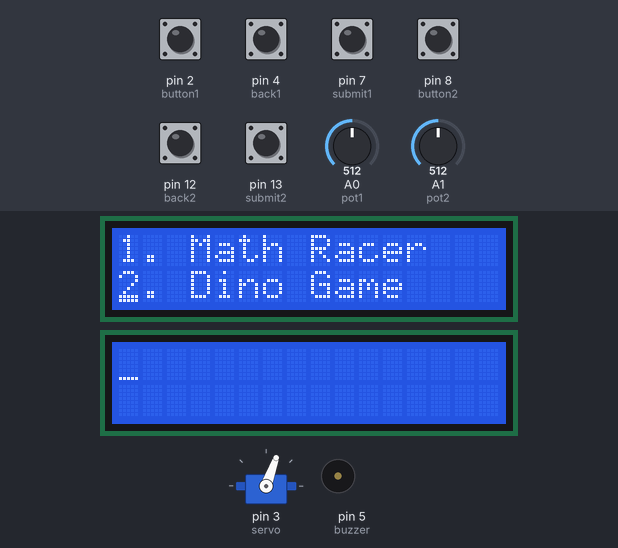
Simulated run of this sketch. Board: Arduino Uno, built with avr-gcc and run on an emulated ATmega328P. Shown: servo, 2 × 16×2 character LCD, buzzer (waves = sounding). The inputs (shaded band) are chosen by the test bench; at power-on: pin 2 (button1), pin 4 (back1), pin 7 (submit1), pin 8 (button2), pin 12 (back2), pin 13 (submit2) HIGH, A0 (pot1) = 512, A1 (pot2) = 512. Random numbers use the default seed unless the sketch sets one.

Above: at 1.3 s.
1.4 s: pin 7 (submit1) pulled LOW for 0.3 s
At 2.7 s:
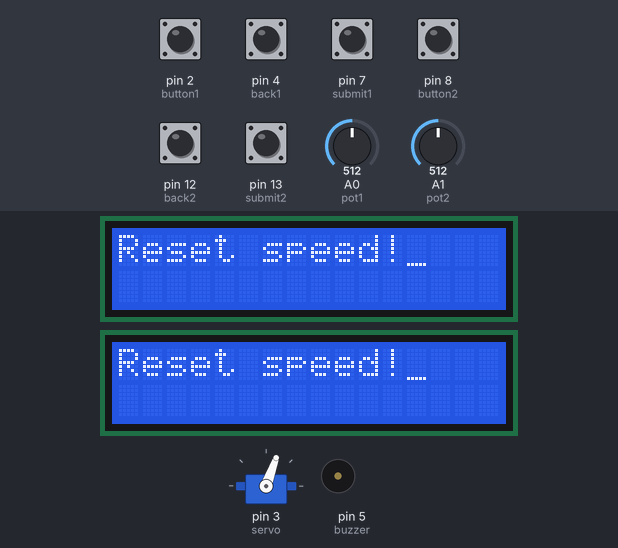
4.7 s: A0 (pot1) set to 900
At 5.77 s:
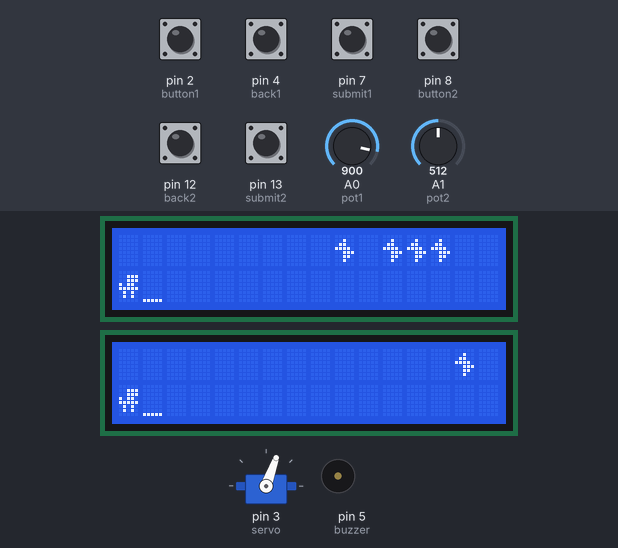
6.6 s: A1 (pot2) set to 1023
At 7.3 s:
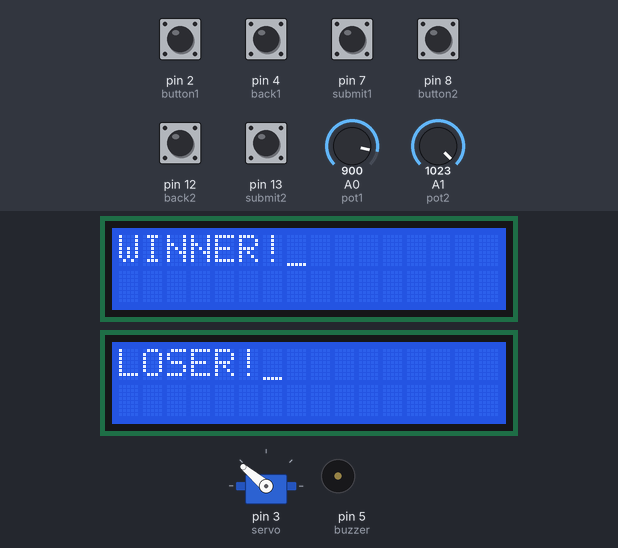
9.6 s: A0 (pot1) set to 511
12.6 s: pin 7 (submit1) pulled LOW for 1 s
At 15.0 s:
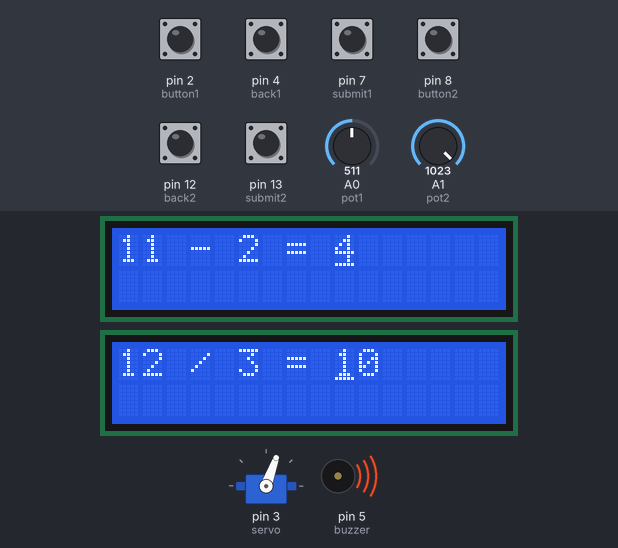
15.3 s: pin 13 (submit2) pulled LOW for 0.3 s
At 16.1 s:
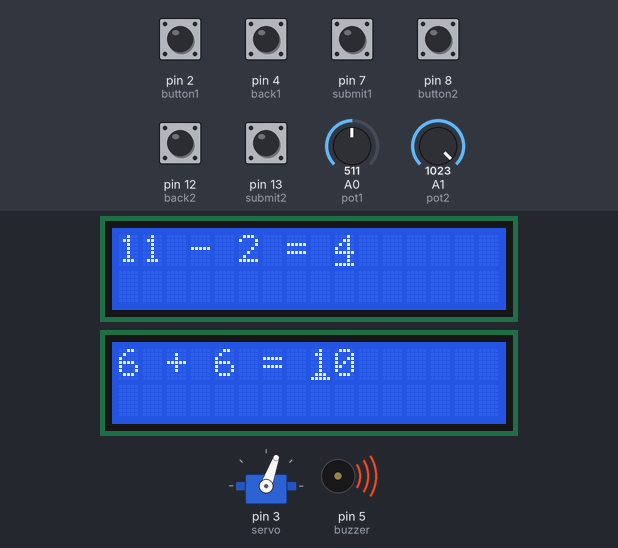
Timing chart, 0 to 18.7 s (numbered marks = the images above; inputs shaded):
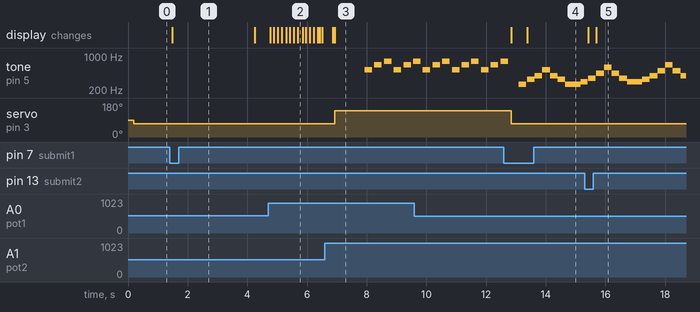

Measured:
- after the input at 1.4 s, the display: changes after 0.09 s (image 1)
- after the input at 15.3 s, the display: first changes after 0.13 s (image 5 shows a later state)
- by itself, tone on pin 5 (buzzer): plays 349 Hz for 0.25 s, 440 Hz for 0.26 s, 587 Hz for 0.26 s, 440 Hz for 0.26 s, 349 Hz for 0.26 s, 294 Hz for 0.51 s … (12 notes in this stretch)

The sketch:

PISEndSemProject.ino
```cpp
#include "MathGame.h"
#include "DinoGame.h"

LiquidCrystal_I2C lcd1(0x27, 16, 2);
LiquidCrystal_I2C lcd2(0x25, 16, 2);

Servo player;

int servo = 3;

int pot1 = A0;
int button1 = 2;
int back1 = 4;
int submit1 = 7;

int pot2 = A1;
int button2 = 8;
int back2 = 12;
int submit2 = 13;

bool flag1 = true;
bool backFlag1 = true;
bool submitFlag1 = true;

bool flag2 = true;
bool backFlag2 = true;
bool submitFlag2 = true;

int buzzer = 5;

bool gameRunning = false;

int game = 0;

bool printed = false;

MathGame mathGame;
DinoGame dinoGame;

byte dino[8] = {
  0b00000,
  0b00111,

  0b00111,
  0b10110,
  0b11111,
  0b01010,
  0b01010,
  0b00000
};

byte
  cacti[8] = {
  0b00100,
  0b00101,
  0b10101,
  0b10101,
  0b10111,

  0b11100,
  0b00100,
  0b00000
};

byte bird[8] = {
  0b00000,

  0b00100,
  0b01100,
  0b11110,
  0b00111,
  0b00110,
  0b00100,

  0b00000
};

void setup() {
  // put your setup code here, to run once:

  Serial.begin(9600);
  pinMode(pot1, INPUT);
  pinMode(button1, INPUT_PULLUP);
  pinMode(back1, INPUT_PULLUP);
  pinMode(submit1, INPUT_PULLUP);

  pinMode(pot2, INPUT);
  pinMode(button2, INPUT_PULLUP);
  pinMode(back2, INPUT_PULLUP);
  pinMode(submit2, INPUT_PULLUP);

  player.attach(servo);

  lcd1.init();
  lcd1.backlight();
  lcd1.cursor();
  lcd1.createChar(0, dino);
  lcd1.createChar(1, cacti);
  lcd1.createChar(2, bird);

  lcd2.init();
  lcd2.backlight();
  lcd2.cursor();
  lcd2.createChar(0, dino);
  lcd2.createChar(1, cacti);
  lcd2.createChar(2, bird);
}

void loop() {
  // put your main code here, to run repeatedly:

  if (!gameRunning) {
    game = 0;

    player.write(70);

    if (!printed) {

      lcd1.clear();
      lcd2.clear();

      lcd1.print("1. Math Racer");
      lcd1.setCursor(0, 1);
      lcd1.print("2. Dino Game");

      printed = true;
    }

    // lcd1.blink();

    int option = map(analogRead(pot1), 0, 1023, 0, 2);
    lcd1.setCursor(0, option);

    int submitVal = digitalRead(submit1);

    if (submitVal == 0) {
      if (submitFlag1) {
        submitFlag1 = false;
        game = option+1;
        gameRunning = true;
        mathGame.reset();
        dinoGame.reset();
      }
    }
    else submitFlag1 = true;

    if (game == 2) {
      lcd1.clear();
      lcd2.clear();

      lcd1.print("Reset speed!");
      lcd2.print("Reset speed!");

      delay(2000);
    }

  }

  else {
    if (game == 1)
      mathGame.runNextIteration(lcd1, lcd2, pot1, button1, back1, submit1, pot2, button2, back2, submit2, flag1, backFlag1, submitFlag1, flag2, backFlag2, submitFlag2, player, gameRunning, buzzer);
    else if (game == 2)
      dinoGame.runNextIteration(lcd1, lcd2, pot1, button1, back1, submit1, pot2, button2, back2, submit2, flag1, backFlag1, submitFlag1, flag2, backFlag2, submitFlag2, player, gameRunning, buzzer);
    printed = false;

    return;
  }

  delay(250);

}
```

DinoGame.cpp
```cpp
#include "DinoGame.h"

bool DinoGame::isCacti(byte val) {
  if (val <= 64) {
    return true;
  }

  return false;
}

bool DinoGame::isBird(byte val) {
  if (val >= 192) {
    return true;
  }

  return false;
}

void DinoGame::playDeath(int &buzzer) {
  for (int thisNote = 0; thisNote < deathLength; thisNote++) {

    // to calculate the note duration, take one second divided by the note type.

    //e.g. quarter note = 1000 / 4, eighth note = 1000/8, etc.

    int noteDuration = 1000 / deathNoteDurations[thisNote];

    tone(buzzer, deathMelody[thisNote], noteDuration);

    // to distinguish the notes, set a minimum time between them.

    // the note's duration + 30% seems to work well:

    int pauseBetweenNotes = noteDuration * 1.30;

    delay(pauseBetweenNotes);

    // stop the tone playing:

    noTone(buzzer);

  }
}

void DinoGame::parseInput(LiquidCrystal_I2C &lcd, LiquidCrystal_I2C &p2, bool &jumped, int &pot, int &button, int &back, int &submit, bool &flag, bool &backFlag, bool &submitFlag, byte state[16], bool &gameRunning, Servo &player, bool left, int &buzzer, int &score) {

  int submitVal = digitalRead(submit);

  lcd.clear();

  if (submitVal == 0) {
    if (submitFlag) {
      submitFlag = false;
      jumped = true;
    }
  } else {
    submitFlag = true;
    jumped = false;
  }

  if (isCacti(state[0])) {
    if (!jumped) {
      gameRunning = false;
    }
  }
  else if (isBird(state[0])) {
    if (jumped) {
      gameRunning = false;
    }
  }

  if (score > threshold) {
    gameRunning = false;
    lcd.clear();
    p2.clear();

    lcd.print("WINNER!");
    p2.print("LOSER!");

    if (left) {
      player.write(140);
    }
    else {
      player.write(0);
    }

    delay(1000);

    return;
  }

  if (!gameRunning) {
    lcd.clear();
    p2.clear();

    lcd.print("LOSER!");
    p2.print("WINNER!");

    if (left) {
      player.write(0);
    }
    else {
      player.write(140);
    }

    delay(1000);

    return;
  }

  // for (int i = 0; i < 16; i++) {
  //   Serial.print(state1[i]);
  //   Serial.print(" ");
  // }
  // Serial.println();

  for (int i = 0; i < 16; i++) {
    if (isCacti(state[i])) {
      lcd.setCursor(i, 1);
      lcd.write(1);
    }
    else if (isBird(state[i])) {
      lcd.setCursor(i, 0);
      lcd.write(2);
    }
  }

  if (jumped) {
    lcd.setCursor(0, 0);
  }
  else {
    lcd.setCursor(0, 1);
  }

  lcd.write(0);

  for (int i = 0; i < 15; i++) {
    state[i] = state[i+1];
  }

  state[15] = random(0, 256);

  if ((isBird(state[14])) && (isCacti(state[15]))) {
    state[15] = 128;
  }
  else if ((isCacti(state[14])) && (isBird(state[15]))) {
    state[15] = 128;
  }
}

void DinoGame::runNextIteration(LiquidCrystal_I2C &lcd1, LiquidCrystal_I2C &lcd2, int &pot1, int &button1, int &back1, int &submit1, int &pot2, int &button2, int &back2, int &submit2, bool &flag1, bool &backFlag1, bool &submitFlag1, bool &flag2, bool &backFlag2, bool &submitFlag2, Servo &player, bool &gameRunning, int &buzzer) {
  if (!gameRunning) {
    playDeath(buzzer);
    return;
  }

  gameSpeed1 = 1000 - map(analogRead(pot1), 0, 1023, 0, 1000);
  gameSpeed2 = 1000 - map(analogRead(pot2), 0, 1023, 0, 1000);

  if (waited1 >= gameSpeed1) {
    score1++;
    parseInput(lcd1, lcd2, jumped1, pot1, button1, back1, submit1, flag1, backFlag1, submitFlag1, state1, gameRunning, player, true, buzzer, score1);
    if (!gameRunning) {
      playDeath(buzzer);
      return;
    }
    waited1 = 0;
  }
  if (waited2 >= gameSpeed2) {
    score2++;
    parseInput(lcd2, lcd1, jumped2, pot2, button2, back2, submit2, flag2, backFlag2, submitFlag2, state2, gameRunning, player, false, buzzer, score2);
    if (!gameRunning) {
      playDeath(buzzer);
      return;
    }
    waited2 = 0;
  }

  int k = abs(min(gameSpeed1 - waited1, gameSpeed2 - waited2));

  delay(k);

  waited1 += k;
  waited2 += k;
}

void DinoGame::reset() {
  jumped1 = false;
  jumped2 = false;

  waited1 = 0;
  waited2 = 0;

  score1 = 0;
  score2 = 0;

  for (int i = 0; i < 16; i++) {
    state1[i] = 128;
    state2[i] = 128;
  }
}
```

DinoGame.h
```cpp
#include <LiquidCrystal_I2C.h>
#include <Servo.h>
#include <Arduino.h>
#include "pitches.h"

class DinoGame {
  private:
    bool jumped1 = false;
    bool jumped2 = false;

    int gameSpeed1;
    int gameSpeed2;

    int waited1 = 0;
    int waited2 = 0;

    byte state1[16] = {128, 128, 128, 128, 128, 128, 128, 128, 128, 128, 128, 128, 128, 128, 128, 128};
    byte state2[16] = {128, 128, 128, 128, 128, 128, 128, 128, 128, 128, 128, 128, 128, 128, 128, 128};

    int score1 = 0;
    int score2 = 0;

    int threshold = 200;

    int deathMelody[15] = {
  NOTE_C5, NOTE_E5, NOTE_G5,
  NOTE_C5, NOTE_E5, NOTE_G5,
  NOTE_C5, NOTE_E5, NOTE_G5,
  NOTE_C5, NOTE_E5, NOTE_G5,
  NOTE_C5, NOTE_E5, NOTE_G5,
};

// note durations: 4 = quarter note, 8 = eighth note, etc.:
int deathNoteDurations[15] = {
  4, 4, 4,
  4, 4, 4,
  4, 4, 4,
  4, 4, 4,
  4, 4, 4,
};

int deathLength = 15;

  public:
    bool isCacti(byte val);
    bool isBird(byte val);
    void parseInput(LiquidCrystal_I2C &lcd, LiquidCrystal_I2C &p2, bool &jumped, int &pot, int &button, int &back, int &submit, bool &flag, bool &backFlag, bool &submitFlag, byte state[16], bool &gameRunning, Servo &player, bool left, int &buzzer, int &score);
    void runNextIteration(LiquidCrystal_I2C &lcd1, LiquidCrystal_I2C &lcd2, int &pot1, int &button1, int &back1, int &submit1, int &pot2, int &button2, int &back2, int &submit2, bool &flag1, bool &backFlag1, bool &submitFlag1, bool &flag2, bool &backFlag2, bool &submitFlag2, Servo &player, bool &gameRunning, int &buzzer);
  void playDeath(int &buzzer);
    void reset();
};
```

MathGame.cpp
```cpp
#include "MathGame.h"

void MathGame::changeCoord(int num, int &coord)
{
  while (num != 0)
  {
    coord++;
    num /= 10;
  }
}

void MathGame::displayProblem(LiquidCrystal_I2C &lcd, int &ans, int &coord, int &minPos)
{
  int r = random(4);
  int num1 = random(1, 11);

  int num2;
  if (r == 1)
  {
    num2 = num1;
    num1 = random(num2+1, 11);
  }
  if (r == 3)
  {
    num2 = num1;
    num1 = num2 * random(1, 11);
  }
  else
  {
    num2 = random(1, 11);
  }

  if (r == 1) {
    if (num1 < num2) {
      int temp = num1;
      num1 = num2;
      num2 = temp;
    }
  }

  lcd.clear();
  coord = 0;

  lcd.setCursor(0, 0);

  lcd.print(num1);
  changeCoord(num1, coord);

  lcd.print(" ");
  changeCoord(1, coord);

  lcd.print(op[r]);
  changeCoord(1, coord);

  lcd.print(" ");
  changeCoord(1, coord);

  lcd.print(num2);
  changeCoord(num2, coord);

  lcd.print(" = ");
  changeCoord(100, coord);

  minPos = coord;

  switch (r)
  {
  case 0:
    ans = num1 + num2;
    break;
  case 1:
    ans = num1 - num2;
    break;
  case 2:
    ans = num1 * num2;
    break;
  case 3:
    ans = num1 / num2;
    break;
  }
}

void MathGame::parseInput(LiquidCrystal_I2C &p1, LiquidCrystal_I2C &p2, int &ans, int &coord, int &minPos, int &pot, int &button, int &back, int &submit, int &input, bool &flag, bool &backFlag, bool &submitFlag, bool &solving, int &correct, Servo &player, bool &gameRunning, bool left, int &buzzer)
{
  if (!solving)
  {
    displayProblem(p1, ans, coord, minPos);
    solving = true;
  }

  int buttonVal = digitalRead(button);
  int backVal = digitalRead(back);
  int submitVal = digitalRead(submit);

  int num = map(analogRead(pot), 0, 1023, 0, 10);

  p1.setCursor(coord, 0);
  p1.print(num);
  p1.setCursor(coord, 0);

  if (backVal == 0)
  {
    if (backFlag)
    {
      if (coord > minPos)
      {
        p1.print(" ");
        coord--;
        p1.setCursor(coord, 0);
        input /= 10;
      }
      backFlag = false;
    }
  }
  else
    backFlag = true;

  if (buttonVal == 0)
  {
    if (flag)
    {
      coord++;
      input *= 10;
      input += num;

      p1.setCursor(coord, 0);

      flag = false;
    }
  }
  else
    flag = true;

  if (submitVal == 0)
  {
    if (submitFlag)
    {
      solving = false;
      input *= 10;
      input += num;
      p1.setCursor(0, 1);
      if (input == ans)
      {
        p1.print("Correct!");
        correct++;
        if (correct > threshold)
        {
          if (left) {
            player.write(140);
          }
          else {
            player.write(0);
          }
          p1.clear();
          p1.print("WINNER!");
          p2.clear();
          p2.print("LOSER!");
          gameRunning = false;
        }
      }
      else
      {
        p1.print("Wrong!");
      }
      input = 0;
      submitFlag = false;
    }
  }
  else
  {
    submitFlag = true;
  }
}

void MathGame::reset() {
  input1 = 0;
  input2 = 0;

  coord1 = 0;
  coord2 = 0;

  correct1 = 0;
  correct2 = 0;
  solving1 = false, solving2 = false;
}

void MathGame::playDeath(int &buzzer) {
  for (int thisNote = 0; thisNote < deathLength; thisNote++) {

    // to calculate the note duration, take one second divided by the note type.

    //e.g. quarter note = 1000 / 4, eighth note = 1000/8, etc.

    int noteDuration = 1000 / deathNoteDurations[thisNote];

    tone(buzzer, deathMelody[thisNote], noteDuration);

    // to distinguish the notes, set a minimum time between them.

    // the note's duration + 30% seems to work well:

    int pauseBetweenNotes = noteDuration * 1.30;

    delay(pauseBetweenNotes);

    // stop the tone playing:

    noTone(buzzer);

  }
}

void MathGame::runNextIteration(LiquidCrystal_I2C &lcd1, LiquidCrystal_I2C &lcd2, int &pot1, int &button1, int &back1, int &submit1, int &pot2, int &button2, int &back2, int &submit2, bool &flag1, bool &backFlag1, bool &submitFlag1, bool &flag2, bool &backFlag2, bool &submitFlag2, Servo &player, bool &gameRunning, int &buzzer)
{

  tone(buzzer, melody[(currentPlaying++) % melodyLength], 1000/noteDurations[currentPlaying % melodyLength]);
  delay(1000/noteDurations[(currentPlaying - 1) % melodyLength]);

  parseInput(lcd1, lcd2, ans1, coord1, minPos1, pot1, button1, back1, submit1, input1, flag1, backFlag1, submitFlag1, solving1, correct1, player, gameRunning, true, buzzer);

  if (!gameRunning)
  {
  noTone(buzzer);

    playDeath(buzzer);
    return;
  }
  parseInput(lcd2, lcd1, ans2, coord2, minPos2, pot2, button2, back2, submit2, input2, flag2, backFlag2, submitFlag2, solving2, correct2, player, gameRunning, false, buzzer);

  if (!gameRunning)
  {
  noTone(buzzer);

    playDeath(buzzer);
    return;
  }

  noTone(buzzer);


  // delay(250);
}
```

MathGame.h
```cpp
#include <LiquidCrystal_I2C.h>
#include <Servo.h>
#include <Arduino.h>
#include "pitches.h"

class MathGame {
private:
  int ans1;
  int ans2;

  int input1 = 0;
  int input2 = 0;

  int coord1 = 0;
  int coord2 = 0;

  int minPos1;
  int minPos2;

  int threshold = 5;

  int correct1 = 0;
  int correct2 = 0;
  bool solving1 = false, solving2 = false;

  char op[4] = {'+', '-', 'x', '/'};

 int melodyLength = 29;

 int currentPlaying = 0;


  int melody[29] = {
  NOTE_C4, NOTE_E4, NOTE_G4, NOTE_C5,
  NOTE_G4, NOTE_E4, NOTE_C4,
  NOTE_D4, NOTE_F4, NOTE_A4, NOTE_D5,
  NOTE_A4, NOTE_F4, NOTE_D4,
  NOTE_E4, NOTE_G4, NOTE_B4, NOTE_E5,
  NOTE_B4, NOTE_G4, NOTE_E4,
  NOTE_C4, NOTE_G3, NOTE_G3, NOTE_A3, NOTE_G3, 0, NOTE_B3, NOTE_C4
};

// note durations: 4 = quarter note, 8 = eighth note, etc.:
int noteDurations[29] = {
  4, 4, 4, 4,
  4, 4, 2,
  4, 4, 4, 4,
  4, 4, 2,
  4, 4, 4, 4,
  4, 4, 2,
  4, 8, 8, 4, 4, 4, 4, 4
};

int deathMelody[15] = {
  NOTE_C5, NOTE_E5, NOTE_G5,
  NOTE_C5, NOTE_E5, NOTE_G5,
  NOTE_C5, NOTE_E5, NOTE_G5,
  NOTE_C5, NOTE_E5, NOTE_G5,
  NOTE_C5, NOTE_E5, NOTE_G5,
};

// note durations: 4 = quarter note, 8 = eighth note, etc.:
int deathNoteDurations[15] = {
  4, 4, 4,
  4, 4, 4,
  4, 4, 4,
  4, 4, 4,
  4, 4, 4,
};

int deathLength = 15;

public:
  void changeCoord(int num, int &coord);
  void displayProblem(LiquidCrystal_I2C &lcd, int &ans, int &coord, int &minPos);
  void parseInput(LiquidCrystal_I2C &p1, LiquidCrystal_I2C &p2, int &ans, int &coord, int &minPos, int &pot, int &button, int &back, int &submit, int &input, bool &flag, bool &backFlag, bool &submitFlag, bool &solving, int &correct, Servo &player, bool &gameRunning, bool left, int &buzzer);
  void runNextIteration(LiquidCrystal_I2C &lcd1, LiquidCrystal_I2C &lcd2, int &pot1, int &button1, int &back1, int &submit1, int &pot2, int &button2, int &back2, int &submit2, bool &flag1, bool &backFlag1, bool &submitFlag1, bool &flag2, bool &backFlag2, bool &submitFlag2, Servo &player, bool &gameRunning, int &buzzer);
  void playDeath(int &buzzer);
  void reset();
};
```

pitches.h
```cpp
#define NOTE_REST 0
#define NOTE_B0  31
#define NOTE_C1  33
#define NOTE_CS1 35
#define NOTE_D1  37
#define NOTE_DS1 39
#define NOTE_E1  41
#define NOTE_F1  44
#define NOTE_FS1 46
#define NOTE_G1  49
#define NOTE_GS1 52
#define NOTE_A1  55
#define NOTE_AS1 58
#define NOTE_B1  62
#define NOTE_C2  65
#define NOTE_CS2 69
#define NOTE_D2  73
#define NOTE_DS2 78
#define NOTE_E2  82
#define NOTE_F2  87
#define NOTE_FS2 93
#define NOTE_G2  98
#define NOTE_GS2 104
#define NOTE_A2  110
#define NOTE_AS2 117
#define NOTE_B2  123
#define NOTE_C3  131
#define NOTE_CS3 139
#define NOTE_D3  147
#define NOTE_DS3 156
#define NOTE_E3  165
#define NOTE_F3  175
#define NOTE_FS3 185
#define NOTE_G3  196
#define NOTE_GS3 208
#define NOTE_A3  220
#define NOTE_AS3 233
#define NOTE_B3  247
#define NOTE_C4  262
#define NOTE_CS4 277
#define NOTE_D4  294
#define NOTE_DS4 311
#define NOTE_E4  330
#define NOTE_F4  349
#define NOTE_FS4 370
#define NOTE_G4  392
#define NOTE_GS4 415
#define NOTE_A4  440
#define NOTE_AS4 466
#define NOTE_B4  494
#define NOTE_C5  523
#define NOTE_CS5 554
#define NOTE_D5  587
#define NOTE_DS5 622
#define NOTE_E5  659
#define NOTE_F5  698
#define NOTE_FS5 740
#define NOTE_G5  784
#define NOTE_GS5 831
#define NOTE_A5  880
#define NOTE_AS5 932
#define NOTE_B5  988
#define NOTE_C6  1047
#define NOTE_CS6 1109
#define NOTE_D6  1175
#define NOTE_DS6 1245
#define NOTE_E6  1319
#define NOTE_F6  1397
#define NOTE_FS6 1480
#define NOTE_G6  1568
#define NOTE_GS6 1661
#define NOTE_A6  1760
#define NOTE_AS6 1865
#define NOTE_B6  1976
#define NOTE_C7  2093
#define NOTE_CS7 2217
#define NOTE_D7  2349
#define NOTE_DS7 2489
#define NOTE_E7  2637
#define NOTE_F7  2794
#define NOTE_FS7 2960
#define NOTE_G7  3136
#define NOTE_GS7 3322
#define NOTE_A7  3520
#define NOTE_AS7 3729
#define NOTE_B7  3951
#define NOTE_C8  4186
#define NOTE_CS8 4435
#define NOTE_D8  4699
#define NOTE_DS8 4978
```
